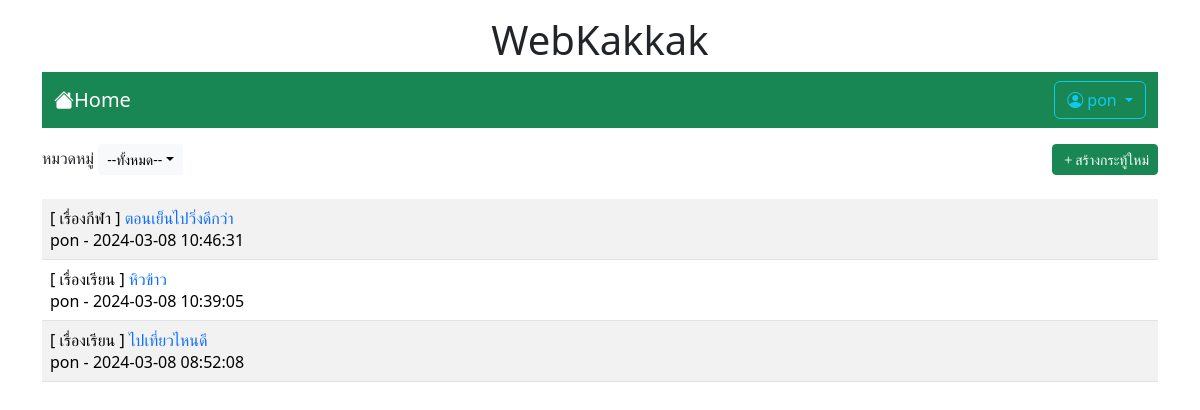
The app's page /index.php (signed in) with its own data.
### tables this page shows
CREATE TABLE `post` (
  `id` int(11) NOT NULL,
  `title` varchar(128) NOT NULL,
  `content` varchar(2048) NOT NULL,
  `post_date` datetime NOT NULL,
  `cat_id` int(11) NOT NULL,
  `user_id` int(11) NOT NULL
);

CREATE TABLE `category` (
  `id` int(11) NOT NULL,
  `name` varchar(32) NOT NULL
);

CREATE TABLE `user` (
  `id` int(11) NOT NULL,
  `login` varchar(32) NOT NULL,
  `password` varchar(64) NOT NULL,
  `name` varchar(64) NOT NULL,
  `gender` char(1) NOT NULL,
  `email` varchar(32) NOT NULL,
  `role` char(1) NOT NULL
);

### index.php (the view, shortened to what this page needs)
</html>
<!DOCTYPE html>
<html lang="en">
<head>
    <link rel="stylesheet" href="https://cdn.jsdelivr.net/npm/bootstrap-icons@1.11.3/font/bootstrap-icons.min.css">
    <link rel="stylesheet" href="bootstrap-5.3.2-dist/css/bootstrap.min.css">
</head>
<body>
    <div class="container-lg">
        <h1 style="text-align: center;" class="mt-3"> WebKakkak</h1>
        <?php include "nav.php" ?>
        <div class="mt-3 d-flex justify-content-between">
            <div>
                <span class="dropdown">
                    <label>หมวดหมู่</label>
                    <button class="btn btn-light btn-sm dropdown-toggle" type="button" data-bs-toggle="dropdown" aria-expanded="false">
                        --ทั้งหมด--</button>
                </span>
            </div>
            <?php if (isset($_SESSION['id'])) { ?>
                <div>
                    <a href="newpost.php" class="btn btn-success btn-sm">
                        <i class="bi bi-plus"></i>สร้างกระทู้ใหม่
                    </a>
                </div>
            <?php } ?>
        </div>
        <table class="table table-striped mt-4">
            <?php
            $conn = new PDO("mysql:host=localhost;dbname=webboard;charset=utf8", "root", "");
            $sql = "SELECT t3.name,t1.title,t1.id,t2.login,t1.post_date FROM post as t1
                    INNER JOIN user as t2 ON (t1.user_id=t2.id)
                    INNER JOIN category as t3 ON (t1.cat_id=t3.id)ORDER BY t1.post_date DESC";
            $result = $conn->query($sql);
            while ($row = $result->fetch()) {
                echo "<tr><td class='d-flex justify-content-between'>
                <div>[ $row[0] ] <a href=post.php?id=$row[2]
                style=text-decoration:none>$row[1]</a><br>$row[3] - $row[4]</div>";
            echo "</td></tr>";
            }
            ?>
        </table>
    </div>
</body>
</html>

### records on screen
post: category.name "เรื่องกีฬา", title "ตอนเย็นไปวิ่งดีกว่า", user.login "pon", post_date "2024-03-08 10:46:31"
post: category.name "เรื่องเรียน", title "หิวข้าว", user.login "pon", post_date "2024-03-08 10:39:05"
post: category.name "เรื่องเรียน", title "ไปเที่ยวไหนดี", user.login "pon", post_date "2024-03-08 08:52:08"

### other values on screen
$_SESSION['username'] "pon"
